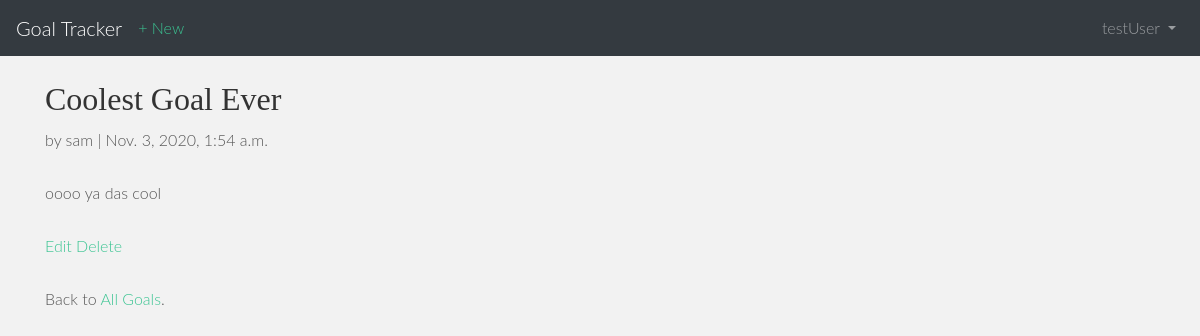
Before: /goals/1/ (signed in) with the older database file.
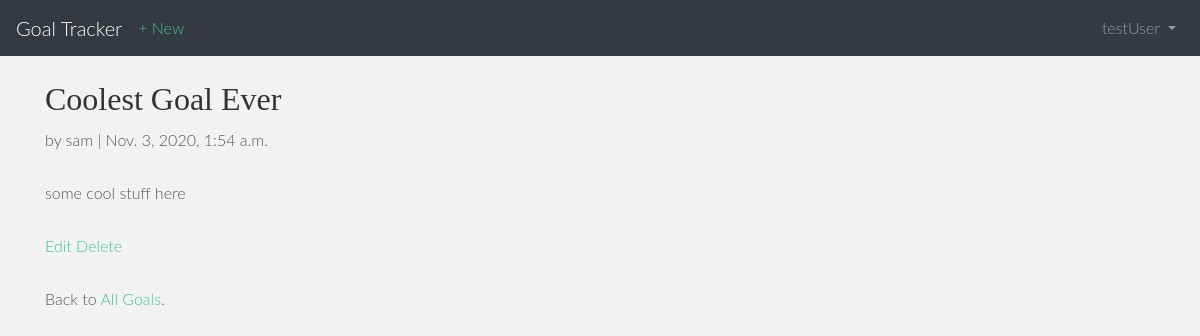
After: the same page with the newer database file.
### goals/models.py (models this page shows, shortened)
class Goal(models.Model):
    title = models.CharField(max_length=255)
    body = models.TextField()
    date = models.DateTimeField(auto_now_add=True)
    author = models.ForeignKey(
    get_user_model(),
    on_delete=models.CASCADE,
    )

### users/models.py (models this page shows)
class CustomUser(AbstractUser):
    age = models.PositiveIntegerField(null=True, blank=True)

### goals/views.py (the view)
# urls.py: path('<int:pk>/', GoalDetailView.as_view(), name='goal_detail'),
class GoalDetailView(LoginRequiredMixin, DetailView):
    model = Goal
    template_name = 'goal_detail.html'
    login_url = 'login'

### templates/goal_detail.html
{% extends 'base.html' %}
{% block content %}
<div class="goal-entry">
  <h2>{{ object.title }}</h2>
      <p> by {{ object.author }} | {{ object.date }}</p>
      <p>{{ object.body }}</p>
    </div>
    <p><a href="{% url 'goal_edit' goal.pk %}">Edit</a>
      <a href="{% url 'goal_delete' goal.pk %}">Delete</a></p>
    <p>Back to <a href="{% url 'goal_list' %}">All Goals</a>.</p>
  {% endblock content %}

Changed rows visible on the page:
changed Goal "Coolest Goal Ever": body "oooo ya das cool" → "some cool stuff here"
